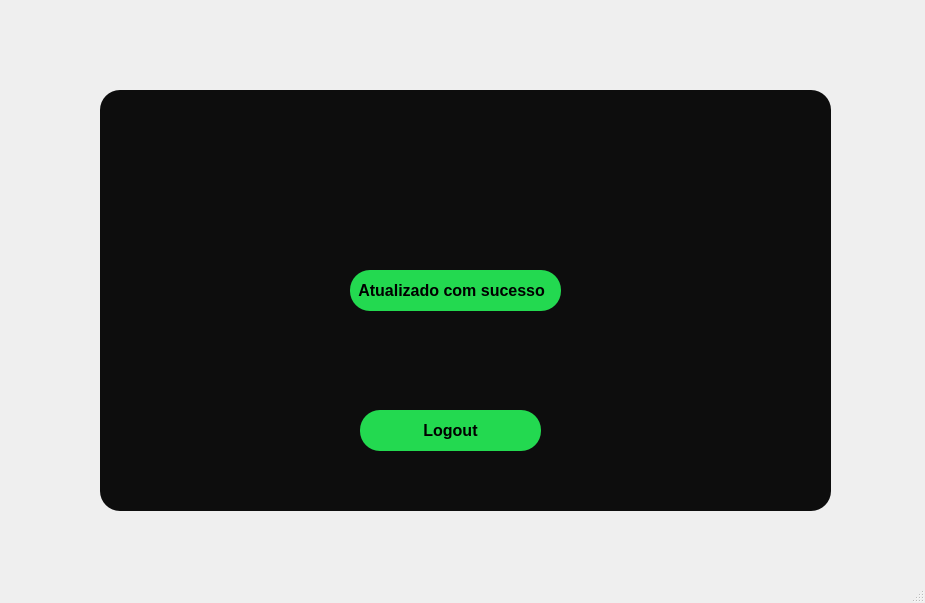
<?xml version="1.0" encoding="UTF-8"?>
<ui version="4.0">
 <class>MainWindow</class>
 <widget class="QMainWindow" name="MainWindow">
  <property name="geometry">
   <rect>
    <x>0</x>
    <y>0</y>
    <width>925</width>
    <height>603</height>
   </rect>
  </property>
  <property name="windowTitle">
   <string>MainWindow</string>
  </property>
  <widget class="QWidget" name="centralwidget">
   <widget class="QWidget" name="widget" native="true">
    <property name="geometry">
     <rect>
      <x>100</x>
      <y>90</y>
      <width>731</width>
      <height>421</height>
     </rect>
    </property>
    <property name="styleSheet">
     <string notr="true">border-radius: 20px;
background-color: rgb(13, 13, 13);</string>
    </property>
    <widget class="QLabel" name="label">
     <property name="geometry">
      <rect>
       <x>420</x>
       <y>330</y>
       <width>161</width>
       <height>21</height>
      </rect>
     </property>
     <property name="styleSheet">
      <string notr="true">color: rgb(35, 217, 80);</string>
     </property>
     <property name="text">
      <string/>
     </property>
    </widget>
    <widget class="QLabel" name="label_2">
     <property name="geometry">
      <rect>
       <x>250</x>
       <y>180</y>
       <width>211</width>
       <height>41</height>
      </rect>
     </property>
     <property name="font">
      <font>
       <family>Arial</family>
       <pointsize>12</pointsize>
       <weight>75</weight>
       <bold>true</bold>
      </font>
     </property>
     <property name="styleSheet">
      <string notr="true">background-color: rgb(35, 217, 80);
border-radius: 20px;</string>
     </property>
     <property name="text">
      <string>  Atualizado com sucesso</string>
     </property>
    </widget>
    <widget class="QPushButton" name="pushButton_5">
     <property name="geometry">
      <rect>
       <x>260</x>
       <y>320</y>
       <width>181</width>
       <height>41</height>
      </rect>
     </property>
     <property name="font">
      <font>
       <family>Arial</family>
       <pointsize>12</pointsize>
       <weight>75</weight>
       <bold>true</bold>
      </font>
     </property>
     <property name="styleSheet">
      <string notr="true">background-color: rgb(35, 217, 80);
border-radius: 20px;</string>
     </property>
     <property name="text">
      <string>Logout</string>
     </property>
    </widget>
   </widget>
  </widget>
  <widget class="QMenuBar" name="menubar">
   <property name="geometry">
    <rect>
     <x>0</x>
     <y>0</y>
     <width>925</width>
     <height>22</height>
    </rect>
   </property>
  </widget>
  <widget class="QStatusBar" name="statusbar"/>
 </widget>
 <resources/>
 <connections/>
</ui>
